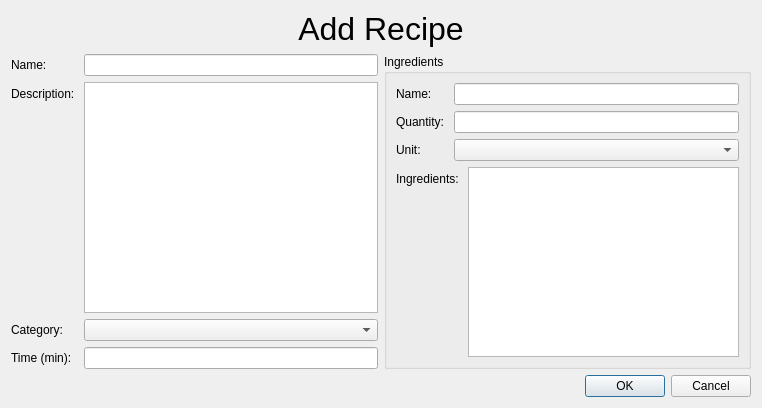
<?xml version="1.0" encoding="UTF-8"?>
<ui version="4.0">
 <class>AddRecipe</class>
 <widget class="QDialog" name="AddRecipe">
  <property name="geometry">
   <rect>
    <x>0</x>
    <y>0</y>
    <width>762</width>
    <height>408</height>
   </rect>
  </property>
  <property name="windowTitle">
   <string>Dialog</string>
  </property>
  <layout class="QGridLayout" name="gridLayout_2">
   <item row="1" column="0">
    <layout class="QFormLayout" name="formLayout">
     <item row="0" column="0">
      <widget class="QLabel" name="label">
       <property name="text">
        <string>Name: </string>
       </property>
      </widget>
     </item>
     <item row="0" column="1">
      <widget class="QLineEdit" name="edit_name"/>
     </item>
     <item row="1" column="0">
      <widget class="QLabel" name="label_2">
       <property name="text">
        <string>Description: </string>
       </property>
      </widget>
     </item>
     <item row="1" column="1">
      <widget class="QPlainTextEdit" name="edit_description">
       <property name="maximumSize">
        <size>
         <width>16777215</width>
         <height>277</height>
        </size>
       </property>
      </widget>
     </item>
     <item row="2" column="0">
      <widget class="QLabel" name="label_3">
       <property name="text">
        <string>Category: </string>
       </property>
      </widget>
     </item>
     <item row="2" column="1">
      <widget class="QComboBox" name="choose_category"/>
     </item>
     <item row="3" column="0">
      <widget class="QLabel" name="label_4">
       <property name="text">
        <string>Time (min): </string>
       </property>
      </widget>
     </item>
     <item row="3" column="1">
      <widget class="QLineEdit" name="edit_time"/>
     </item>
    </layout>
   </item>
   <item row="2" column="1">
    <widget class="QDialogButtonBox" name="buttonBox">
     <property name="orientation">
      <enum>Qt::Horizontal</enum>
     </property>
     <property name="standardButtons">
      <set>QDialogButtonBox::Cancel|QDialogButtonBox::Ok</set>
     </property>
    </widget>
   </item>
   <item row="1" column="1">
    <widget class="QGroupBox" name="groupBox">
     <property name="title">
      <string>Ingredients</string>
     </property>
     <layout class="QGridLayout" name="gridLayout">
      <item row="0" column="0">
       <layout class="QFormLayout" name="formLayout_3">
        <item row="0" column="0">
         <widget class="QLabel" name="label_6">
          <property name="text">
           <string>Name:</string>
          </property>
         </widget>
        </item>
        <item row="1" column="0">
         <widget class="QLabel" name="label_7">
          <property name="text">
           <string>Quantity: </string>
          </property>
         </widget>
        </item>
        <item row="2" column="0">
         <widget class="QLabel" name="label_8">
          <property name="text">
           <string>Unit: </string>
          </property>
         </widget>
        </item>
        <item row="0" column="1">
         <widget class="QLineEdit" name="ingredient_edit_name"/>
        </item>
        <item row="1" column="1">
         <widget class="QLineEdit" name="ingredient_edit_quantity"/>
        </item>
        <item row="2" column="1">
         <widget class="QComboBox" name="ingredient_choose_unit"/>
        </item>
       </layout>
      </item>
      <item row="1" column="0">
       <layout class="QFormLayout" name="formLayout_2">
        <item row="0" column="0">
         <widget class="QLabel" name="label_5">
          <property name="text">
           <string>Ingredients: </string>
          </property>
         </widget>
        </item>
        <item row="0" column="1">
         <widget class="QTableWidget" name="ingredientlist"/>
        </item>
       </layout>
      </item>
     </layout>
    </widget>
   </item>
   <item row="0" column="0" colspan="2">
    <widget class="QLabel" name="label_9">
     <property name="text">
      <string>&lt;html&gt;&lt;head/&gt;&lt;body&gt;&lt;p&gt;&lt;span style=&quot; font-size:24pt;&quot;&gt;Add Recipe&lt;/span&gt;&lt;/p&gt;&lt;/body&gt;&lt;/html&gt;</string>
     </property>
     <property name="alignment">
      <set>Qt::AlignCenter</set>
     </property>
    </widget>
   </item>
  </layout>
 </widget>
 <resources/>
 <connections>
  <connection>
   <sender>buttonBox</sender>
   <signal>accepted()</signal>
   <receiver>AddRecipe</receiver>
   <slot>accept()</slot>
   <hints>
    <hint type="sourcelabel">
     <x>248</x>
     <y>254</y>
    </hint>
    <hint type="destinationlabel">
     <x>157</x>
     <y>274</y>
    </hint>
   </hints>
  </connection>
  <connection>
   <sender>buttonBox</sender>
   <signal>rejected()</signal>
   <receiver>AddRecipe</receiver>
   <slot>reject()</slot>
   <hints>
    <hint type="sourcelabel">
     <x>316</x>
     <y>260</y>
    </hint>
    <hint type="destinationlabel">
     <x>286</x>
     <y>274</y>
    </hint>
   </hints>
  </connection>
 </connections>
</ui>
